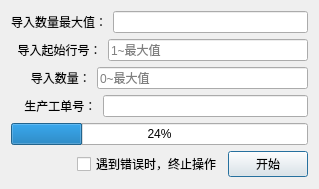
<?xml version="1.0" encoding="UTF-8"?>
<ui version="4.0">
 <class>ExcelDataUploadConfigPopDlg</class>
 <widget class="QDialog" name="ExcelDataUploadConfigPopDlg">
  <property name="geometry">
   <rect>
    <x>0</x>
    <y>0</y>
    <width>319</width>
    <height>189</height>
   </rect>
  </property>
  <property name="windowTitle">
   <string>数据导入</string>
  </property>
  <layout class="QVBoxLayout" name="verticalLayout_2">
   <item>
    <layout class="QVBoxLayout" name="verticalLayout">
     <item>
      <layout class="QHBoxLayout" name="horizontalLayout_2">
       <item>
        <widget class="QLabel" name="label_CountMax">
         <property name="text">
          <string>导入数量最大值：</string>
         </property>
        </widget>
       </item>
       <item>
        <widget class="QLineEdit" name="lineEdit_CountMax">
         <property name="readOnly">
          <bool>true</bool>
         </property>
        </widget>
       </item>
      </layout>
     </item>
     <item>
      <layout class="QHBoxLayout" name="horizontalLayout_3">
       <item>
        <widget class="QLabel" name="label_StartLine">
         <property name="text">
          <string>  导入起始行号：</string>
         </property>
        </widget>
       </item>
       <item>
        <widget class="QLineEdit" name="lineEdit_StartLine">
         <property name="placeholderText">
          <string>1~最大值</string>
         </property>
        </widget>
       </item>
      </layout>
     </item>
     <item>
      <layout class="QHBoxLayout" name="horizontalLayout_4">
       <item>
        <widget class="QLabel" name="label_Count">
         <property name="text">
          <string>      导入数量：</string>
         </property>
        </widget>
       </item>
       <item>
        <widget class="QLineEdit" name="lineEdit_Count">
         <property name="placeholderText">
          <string>0~最大值</string>
         </property>
        </widget>
       </item>
      </layout>
     </item>
     <item>
      <layout class="QHBoxLayout" name="horizontalLayout_5">
       <item>
        <widget class="QLabel" name="label_ProductionOrderID">
         <property name="text">
          <string>    生产工单号：</string>
         </property>
        </widget>
       </item>
       <item>
        <widget class="QLineEdit" name="lineEdit_ProductionOrderID"/>
       </item>
      </layout>
     </item>
    </layout>
   </item>
   <item>
    <widget class="QProgressBar" name="progressBar">
     <property name="value">
      <number>24</number>
     </property>
    </widget>
   </item>
   <item>
    <layout class="QHBoxLayout" name="horizontalLayout">
     <item>
      <spacer name="horizontalSpacer">
       <property name="orientation">
        <enum>Qt::Horizontal</enum>
       </property>
       <property name="sizeHint" stdset="0">
        <size>
         <width>40</width>
         <height>20</height>
        </size>
       </property>
      </spacer>
     </item>
     <item>
      <widget class="QCheckBox" name="checkBox_ErrorStop">
       <property name="text">
        <string>遇到错误时，终止操作</string>
       </property>
      </widget>
     </item>
     <item>
      <widget class="QPushButton" name="btn_StartOrStop">
       <property name="text">
        <string>开始</string>
       </property>
      </widget>
     </item>
    </layout>
   </item>
  </layout>
 </widget>
 <resources/>
 <connections/>
</ui>
